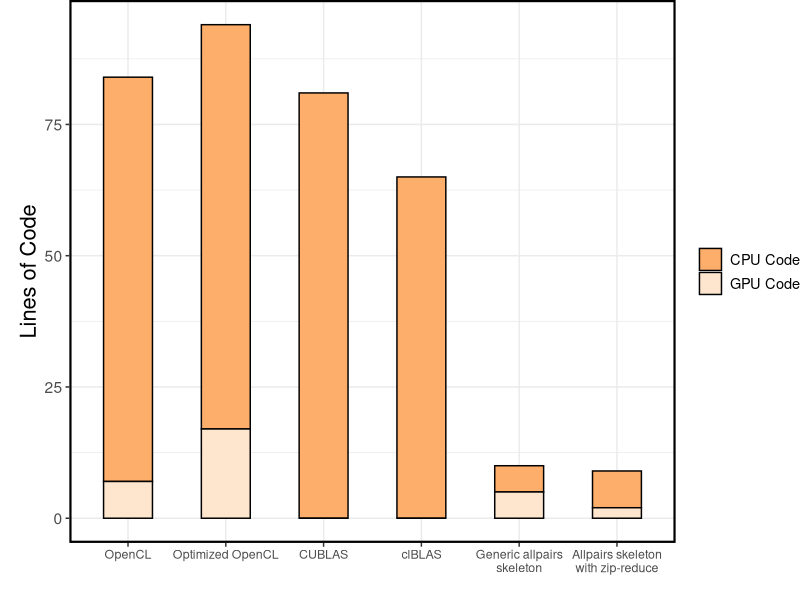
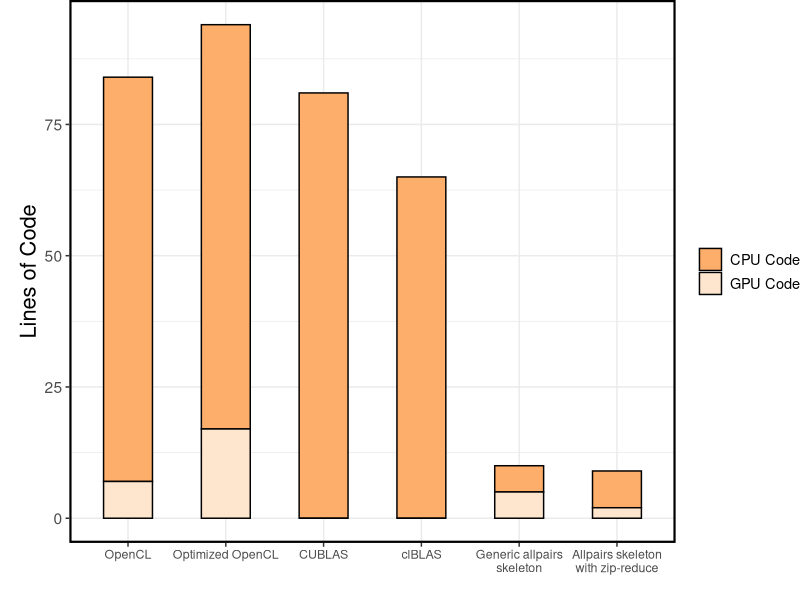

These charts were generated, in order, by the following R code:
library(ggplot2)
#library(gridExtra)

# replace | with newline
strwr <- function(str) gsub("\\|", "\n", str)

my_levels <- c("OpenCL", "Optimized OpenCL", "CUBLAS", "clBLAS", "Generic allpairs|skeleton", "Allpairs skeleton|with zip-reduce")

# 1024 x 1024
data <- read.table("mat_mult_loc.csv", header=TRUE, sep=",")
data$Program <- factor(data$Program, levels = my_levels)
#data$Device <- factor(data$Device, levels = c("GPU Code ", "CPU Code "))

theme <- theme_bw() +
  theme(text = element_text(size = 14),
        axis.title = element_text(size = rel(1.125), vjust = 1),
        axis.text.x = element_text(size = rel(0.8)),
        legend.text = element_text(size = rel(0.75)),
        panel.border = element_rect(linetype = "solid", colour = "black", size = 1.5),
        plot.margin = unit(c(0,-0.5,0,0.5), 'cm'),
        legend.position="right",
        legend.title = element_blank(),
        strip.background = element_rect(colour = "black", fill = "white", size = 1.5))

labs <- labs(x = "", y = "Lines of Code")

# create plot
plot <- ggplot(na.omit(data), aes(x=Program, y=Lines, fill=Device)) +
  geom_bar(color="black", width=.5, stat = "identity") +
  scale_fill_manual(values=c("#fdae6b", "#fee6ce")) + #"#e6550d", 
  scale_x_discrete(labels= strwr(levels(data$Program))) + theme + labs


#plot <- ggplot(na.omit(data), aes(x=Program, y=Lines, fill=Device))
#plot <- plot + geom_bar(color="black", width=.5, stat = "identity")
#plot <- plot + scale_fill_brewer(palette="PuOr")
#plot <- plot + xlab("") + ylab("Lines of Code")
#plot <- plot + scale_x_discrete(labels= strwr(levels(data$Program)))
#plot <- plot + theme(text = element_text(size = 14), legend.title=element_blank(), legend.background=element_blank(), legend.position="bottom")
#plot <- plot + guides(fill = guide_legend(reverse=TRUE))

# save plot to file
ggsave(file = "mat_mult_loc.pdf", width = 8, height = 5)

plot
